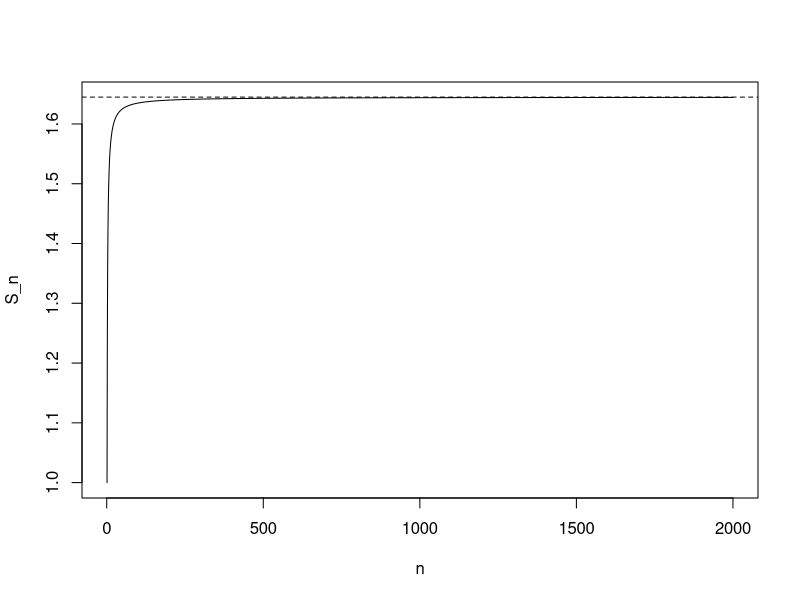
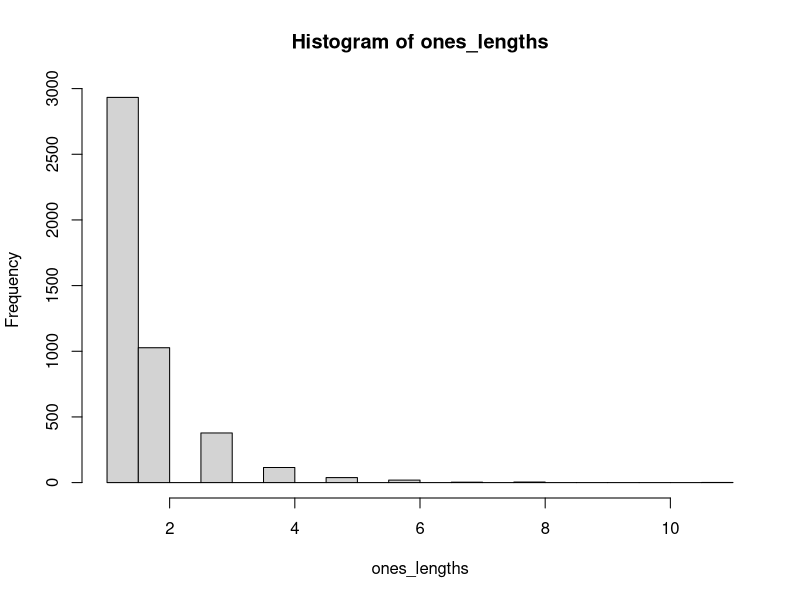

The R source for these figures, in order:
## ---- chunk 1
# Load only the allowed package
library(dslabs)
data(murders)
str(murders)
## ---- chunk 2
# Step 1: define n
n <- 150

# Step 2: create the sequence 1, 2, ..., n
x <- seq(1,n)

# Step 3: compute the sum of x
ans <- sum(x)

# Step 4: print ans
ans
## ---- chunk 3
# Examine structure
head(murders)
# Step: print the column names
# names(murders)
 #data.frame':	51 obs. of  5 variables:
 #$ state     : chr  "Alabama" "Alaska" "Arizona" "Arkansas" ...
 #$ abb       : chr  "AL" "AK" "AZ" "AR" ...
 #$ region    : Factor w/ 4 levels "Northeast","South",..: 2 4 4 2 4 4 1 2 2 2 ...
 #$ population: num  4779736 710231 6392017 2915918 37253956 ...
 #$ total     : num  135 19 232 93 1257 ...
## ---- chunk 4
# Step 1: compute murder rate per 100,000 into a vector called rate

rate <- murders$total / murders$population * 100000


# Step 2: create a logical vector called idx for states with rate < 1.2
idx <- rate < 1.2

# Step 3: subset murders using idx
murders[idx, ]
## ---- chunk 5
# Step 1: compute rate (or reuse from Q2)
rate <- murders$total / murders$population * 100000

# Step 2: create logical vectors low and ne
low <- rate < 1.2
ne <- murders$region == "Northeast"

# Step 3: combine conditions into keep
keep <- low & ne

# Step 4: subset and remove region column
out <- murders[keep, ]
out_no_region <- out[-which(names(out) == "region")]

out_no_region
## ---- chunk 6
# Step 1: compute rate
rate <- murders$total / murders$population * 100000 

# Step 2: restrict to low-rate states
low <- rate < 1.2

# Step 3: find the row index of the smallest population among those
# Hint: use which(low) and which.min(...)
i <- which(low)[which.min(murders$population[low])]

# Step 4: report as a small data frame with columns state, population, rate
data.frame(state = murders$state[i],population = murders$population[i],rate = rate[i])
## ---- chunk 7
# Step 1: compute rate
rate <- murders$total / murders$population * 100000 

# Step 2: create logical vector big for population > 8 million
big <- murders$population > 8000000

# Step 3: find the row index i of the smallest rate among big-pop states
I <- which(big)[which.min(rate[big])]

# Step 4: report state, population, rate
data.frame(state = murders$state[I],population = murders$population[I],rate = rate[I])
## ---- chunk 8
# Step 1: compute total murders by region
murders_by_region <- tapply(murders$total,murders$region,sum)

# Step 2: compute total population by region
pop_by_region <- tapply(murders$population,murders$region,sum)

# Step 3: compute rates
rate_by_region <- murders_by_region / pop_by_region * 100000

# Step 4: make a data frame with region names and rates
region_rates <- data.frame(region = names(rate_by_region),rate = rate_by_region)
region_rates
## ---- chunk 9
# Step 1: define start, end, step
start <- 5
end <- 60
step <- 3/8

# Step 2: create the sequence v
v <- seq(start,end,step)

# Step 3: show the first 6 values
head(v)

# Step 4: show the length
length(v)
## ---- chunk 10
temp_f <- c(72, 95, 41, 86, 78, 33)
city <- c("Chicago", "Lagos", "Oslo", "Rio de Janeiro", 
          "San Juan", "Toronto")
city_temps <- data.frame(name = city, temperature_f = temp_f)
city_temps
## ---- chunk 11
# Step 1: compute Celsius using (F - 32) * 5/9
city_temps$temperature_c <- (temp_f - 32) * 5/9

# Step 2: print city_temps
city_temps
## ---- chunk 12
# Step 1: write the function
euler2 <- function(n) {
  # Step: create k <- 1:n
k <- 1:n
  # Step: compute terms <- 1/(k^2)
terms <- 1 / (k^2)
  # Step: return sum(terms)
sum(terms)}

# Step 2: test
euler2(10)
euler2(100)
## ---- chunk 13
# Step 1: create n_vals <- 1:2000
n_vals <- 1:2000

# Step 2: compute S for each n using sapply
S <- sapply(n_vals,euler2)

# Step 3: plot
plot(n_vals, S, type="l", xlab="n", ylab="S_n")

# Step 4: add dashed line at pi^2/6
abline(h = pi^2/6, lty = 2)
## ---- chunk 14
test <- c("AL", "AK", "AZ", "AR", "AA")

# Step 1: create is_real
is_real <- test %in% state.abb

# Step 2: print is_real
is_real
## ---- chunk 15
test <- c("AL", "AK", "AZ", "AR", "AA")

# Step 1: create not_real using !
not_real <- !(test %in% state.abb)

# Step 2: find index with which()
idx <- which(not_real)

# Step 3: print the entry
test[idx]
## ---- chunk 16
targets <- c("Florida", "California", "New York")

# Step 1: subset murders to those states
sub <- murders[murders$state %in% targets, ]

# Step 2: reorder rows using match()
sub_ordered <- sub[match(targets,sub$state)]

# Step 3: print sub_ordered
sub_ordered
## ---- chunk 17
vander_helper <- function(x, n) {
  # Step: create exponents 0:n
expo <- 0:n
  # Step: return x^(0:n)
return(x^expo)
}

# Test:
vander_helper(2, 6)
## ---- chunk 18
n <- 20000
p <- 0.35
set.seed(2025-9-18)
x <- sample(c(0,1), n, prob = c(1 - p, p), replace = TRUE)
## ---- chunk 19
# Step 1: compute r <- rle(x)
r <- rle(x)

# Step 2: extract ones_lengths (lengths where values == 1)
ones_lengths <- r$lengths[r$values == 1]

# Step 3: plot distribution (hist or barplot)
hist(ones_lengths, breaks = 30)

# Step 4: empirical proportions for k=1:8
tab <- table(ones_lengths)
emp_counts <-  as.numeric(tab[as.character(1:8)])
emp_counts[is.na(emp_counts)] <- 0
emp_probs <- emp_counts / length(ones_lengths)

# Step 5: theoretical probabilities (1-p)*p^(k-1)
k <- 1:8
theory_probs <- (1-p) * p^(k-1)

# Step 6: make a comparison data frame
comparison <- data.frame(run_length = k, empirical_prob = emp_probs, theory_prob = theory_probs)
comparison
## ---- chunk 20
# Step 1: state-level rate
rate <- murders$total / murders$population * 100000 

# Step 2: national average rate
national_rate <- sum(murders$total) / sum(murders$population) * 100000 

# Step 3: logical vectors high_crime and high_pop
high_crime <- rate > national_rate 
high_pop <- murders$population > 6e6

# Step 4: labels using nested ifelse
labels <- ifelse(high_crime & high_pop,"high crime, high pop",  
  ifelse(high_crime & !high_pop,"high crime,low pop","lower crime"))

# Step 5: table(labels)
table(labels)
## ---- chunk 21
# Step 1: rate vector
rate <- murders$total / murders$population * 100000 

# Step 2: 
ord <- order(rate, decreasing = TRUE)

# Step 3: 
i <- ord[12]

# Step 4: report state and rate
data.frame(state = murders$state[i], rate = rate[i])
## ---- chunk 22
compute_harmonic_mean <- function(x) {
  # Step 1: if any x <= 0, return NA
if (any(x == 0)) {return(NA)}
  # Step 2: compute n <- length(x)
n <- length(x)
  # Step 3: return n / sum(1/x)
n / sum(1/x)
}

# Test:
compute_harmonic_mean(c(1, 2, 4, 8))
## ---- chunk 23
safe_divide <- function(x, y) {
  # Step 1: compute out <- x/y
out <- x/y
  # Step 2: convert to character so you can store the message
out <- as.character(out)
  # Step 3: replace entries where y == 0
out[y == 0] <- "cant divide"

out
}

# Test:
x <- c(10, 20, 30)
y <- c(2, 0, 5)
safe_divide(x, y) # i cant make it do the thing so i had to use chatgpt for this answer
## ---- chunk 24
# Step 1: compute a named vector of rates
rate <- murders$total / murders$population * 100000
rate_named <- setNames(rate, murders$state)

classify_state_safety <- function(state_name) {
  # Step 2: check if state_name is in names(rate_named)
if (!(state_name %in% names(rate_named))){return("state not found")}
  # Step 3: pull out r <- rate_named[state_name]
r <- rate_named[state_name]
  # Step 4: return the correct label using if/else
if (r<1){"very safe"} else if (r<3) {"safe"}
else if (r<5) {"moderate"} else {"high risk"}
}

# Tests:
classify_state_safety("Vermont")
classify_state_safety("Texas")
classify_state_safety("California")
classify_state_safety("NotAState")
## ---- chunk 25
# Step 5: classify all states with sapply
cats <- sapply(murders$state, classify_state_safety)

# Step 6: count categories
table(cats)
